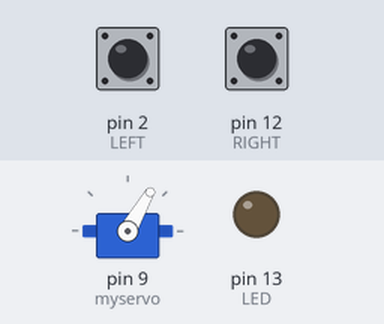
Bench run of a sketch on a simulated Arduino Uno, built with avr-gcc and run on an emulated ATmega328P. Shown: servo, output pins drawn as LEDs (lit = HIGH). The test bench sets the inputs (shaded band); at power-on: pin 2 (LEFT) HIGH, pin 12 (RIGHT) HIGH.

Above: at 1.2 s.
1.3 s: pin 2 (LEFT) pulled LOW for 0.15 s
At 2.5 s:
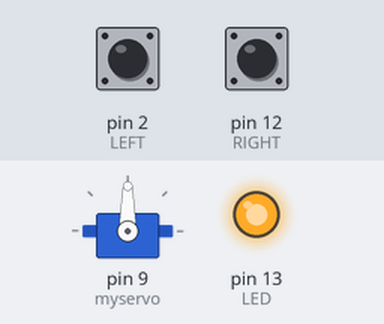
2.9 s: pin 12 (RIGHT) pulled LOW for 0.15 s
At 3.7 s:
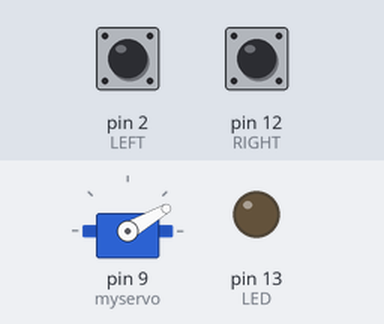
4.5 s: pin 2 (LEFT) pulled LOW for 1 s
At 5.0 s:
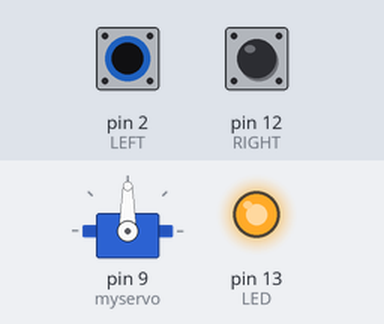
7.0 s: pin 12 (RIGHT) pulled LOW for 1 s
At 8.1 s:
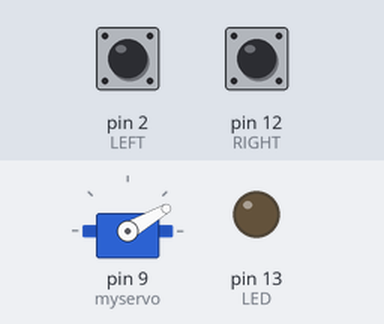
9.5 s: pin 2 (LEFT) driven LOW and pin 12 (RIGHT) driven LOW
At 10.7 s:
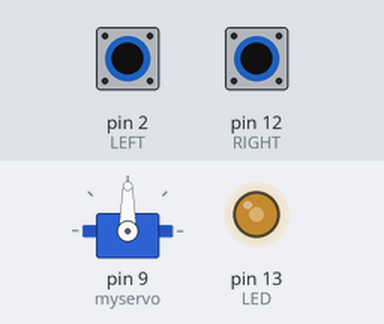
11.0 s: pin 2 (LEFT) driven HIGH
At 12.1 s:
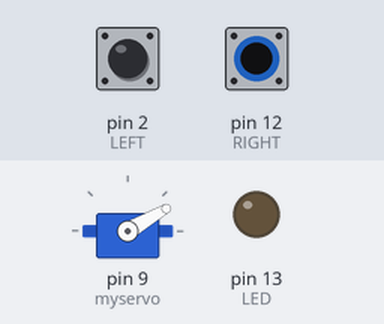
Timing chart, 0 to 13.5 s (numbered marks = the images above; inputs shaded):
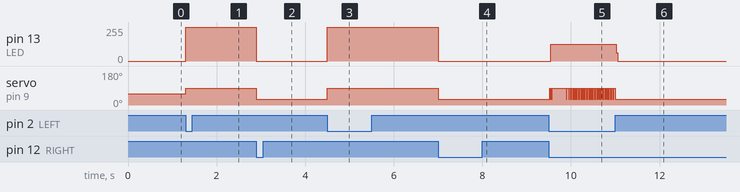

The sketch:

servo.ino
```cpp
#define LED 13
#define RIGHT 12
#define LEFT 2

#include <Servo.h>
Servo myservo;

void setup() {
  pinMode(RIGHT, INPUT_PULLUP);
  pinMode(LEFT, INPUT_PULLUP);
  pinMode(LED, OUTPUT);

  myservo.attach(9);
  myservo.write(60);
}

void loop() {
  if (digitalRead(LEFT) == LOW) {
    digitalWrite(LED, HIGH);
  myservo.write(90);
  }
  if (digitalRead(RIGHT) == LOW) {
    digitalWrite(LED, LOW);
  myservo.write(30);
  }
}
```

Measured:
- after the input at 1.3 s, pin 13 (LED): 0/255 → 255/255 at once; servo on pin 9 (myservo): 60° → 90° at once
- after the input at 2.9 s, pin 13 (LED): 255/255 → 0/255 at once; servo on pin 9 (myservo): 90° → 30° at once
- after the input at 4.5 s, pin 13 (LED): 0/255 → 255/255 at once; servo on pin 9 (myservo): 30° → 90° at once
- after the input at 7.0 s, pin 13 (LED): 255/255 → 0/255 at once; servo on pin 9 (myservo): 90° → 30° at once
- after the input at 9.5 s, pin 13 (LED): 0/255 → 125/255 at once
- after the input at 11.0 s, pin 13 (LED): 125/255 → 0/255 at once; servo on pin 9 (myservo): goes on until 11.0 s, then stays 30°
